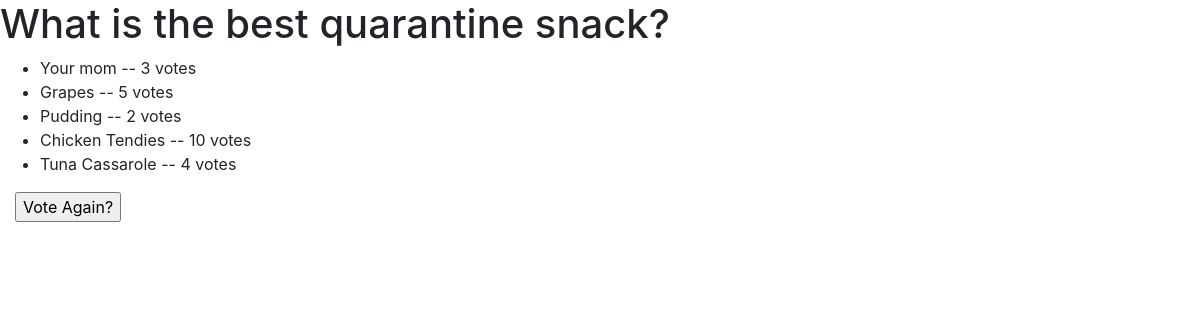
Page /polls/7/results/ on the earlier database version.
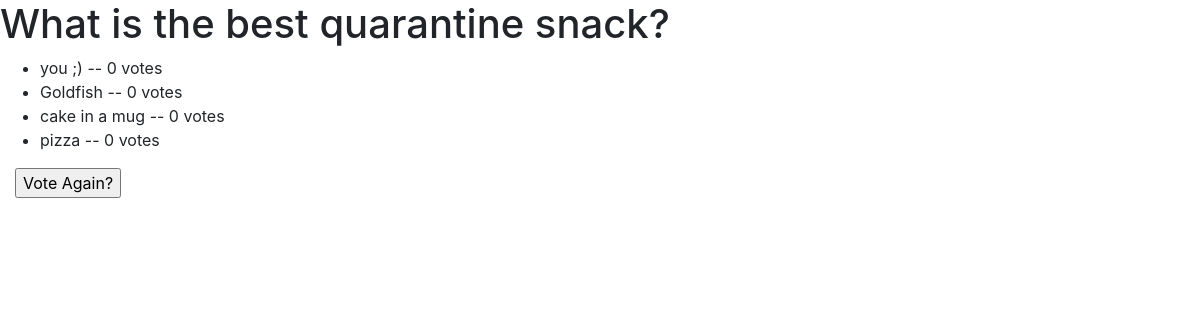
Same page on the later database version.
### polls/models.py (models this page shows, shortened)
class Question(models.Model):
    question_text = models.CharField(max_length=200)
    pub_date = models.DateTimeField('date published')

class Choice(models.Model):
    question = models.ForeignKey(Question, on_delete=models.CASCADE)
    choice_text = models.CharField(max_length=200)
    votes = models.IntegerField(default=0)

### polls/views.py (the view)
# urls.py: path('<int:pk>/results/', views.ResultsView.as_view(), name='results'),
class ResultsView(generic.DetailView):
    model = Question
    template_name = 'polls/results.html'

### polls/templates/polls/results.html (shortened to what this page needs)
{% load static %}
<link rel="stylesheet" href="https://maxcdn.bootstrapcdn.com/bootstrap/4.0.0/css/bootstrap.min.css"
>
<link rel="stylesheet" type="text/css" href="{% static 'polls/style.css' %}">
<h1>{{ question.question_text }}</h1>
<ul>
{% for choice in question.choice_set.all %}
    <li>{{ choice.choice_text }} -- {{ choice.votes }} vote{{ choice.votes|pluralize }}</li>
{% endfor %}
</ul>
<div class="container-fluid">
<a href="{% url 'polls:detail' question.id %}"><input type="button" value="Vote Again?"/></a>
</div>

Differences in the rows shown:
removed Choice: choice_text "Your mom", votes "3"
removed Choice: choice_text "Grapes", votes "5"
removed Choice: choice_text "Pudding", votes "2"
removed Choice: choice_text "Chicken Tendies", votes "10"
removed Choice: choice_text "Tuna Cassarole", votes "4"
added Choice: choice_text "you ;)", votes "0"
added Choice: choice_text "Goldfish", votes "0"
added Choice: choice_text "cake in a mug", votes "0"
added Choice: choice_text "pizza", votes "0"
